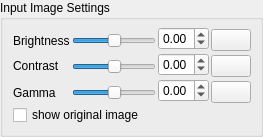
             <widget class="QWidget" name="page">
              <property name="sizePolicy">
               <sizepolicy hsizetype="Preferred" vsizetype="Preferred">
                <horstretch>0</horstretch>
                <verstretch>0</verstretch>
               </sizepolicy>
              </property>
              <property name="minimumSize">
               <size>
                <width>0</width>
                <height>0</height>
               </size>
              </property>
              <property name="maximumSize">
               <size>
                <width>16777215</width>
                <height>16777215</height>
               </size>
              </property>
              <property name="baseSize">
               <size>
                <width>0</width>
                <height>0</height>
               </size>
              </property>
              <layout class="QGridLayout" name="gridLayout_38">
               <property name="leftMargin">
                <number>0</number>
               </property>
               <property name="topMargin">
                <number>0</number>
               </property>
               <property name="rightMargin">
                <number>0</number>
               </property>
               <property name="bottomMargin">
                <number>0</number>
               </property>
               <property name="spacing">
                <number>0</number>
               </property>
               <item row="0" column="0">
                <widget class="QGroupBox" name="imageSettingsGroup">
                 <property name="minimumSize">
                  <size>
                   <width>0</width>
                   <height>0</height>
                  </size>
                 </property>
                 <property name="maximumSize">
                  <size>
                   <width>16777215</width>
                   <height>16777215</height>
                  </size>
                 </property>
                 <property name="title">
                  <string>Input Image Settings</string>
                 </property>
                 <layout class="QGridLayout" name="gridLayout_17">
                  <property name="leftMargin">
                   <number>10</number>
                  </property>
                  <property name="topMargin">
                   <number>6</number>
                  </property>
                  <property name="rightMargin">
                   <number>9</number>
                  </property>
                  <property name="bottomMargin">
                   <number>8</number>
                  </property>
                  <property name="horizontalSpacing">
                   <number>2</number>
                  </property>
                  <property name="verticalSpacing">
                   <number>1</number>
                  </property>
                  <item row="1" column="3">
                   <layout class="QVBoxLayout" name="verticalLayout_20">
                    <property name="spacing">
                     <number>0</number>
                    </property>
                    <item>
                     <spacer name="verticalSpacer_23">
                      <property name="orientation">
                       <enum>Qt::Orientation::Vertical</enum>
                      </property>
                      <property name="sizeType">
                       <enum>QSizePolicy::Policy::Fixed</enum>
                      </property>
                      <property name="sizeHint" stdset="0">
                       <size>
                        <width>1</width>
                        <height>3</height>
                       </size>
                      </property>
                     </spacer>
                    </item>
                    <item>
                     <widget class="QPushButton" name="resetBrightnessButtonMono">
                      <property name="focusPolicy">
                       <enum>Qt::FocusPolicy::NoFocus</enum>
                      </property>
                      <property name="toolTip">
                       <string extracomment="Reset source image brightness.">rest brightness to default value</string>
                      </property>
                      <property name="styleSheet">
                       <string notr="true"/>
                      </property>
                      <property name="text">
                       <string/>
                      </property>
                     </widget>
                    </item>
                   </layout>
                  </item>
                  <item row="1" column="2">
                   <widget class="QDoubleSpinBox" name="brightnessEditMono">
                    <property name="minimumSize">
                     <size>
                      <width>51</width>
                      <height>0</height>
                     </size>
                    </property>
                    <property name="maximumSize">
                     <size>
                      <width>51</width>
                      <height>16777215</height>
                     </size>
                    </property>
                    <property name="baseSize">
                     <size>
                      <width>51</width>
                      <height>0</height>
                     </size>
                    </property>
                    <property name="toolTip">
                     <string extracomment="Adjust source image brightness.">Adjust source image brightness.</string>
                    </property>
                    <property name="keyboardTracking">
                     <bool>false</bool>
                    </property>
                    <property name="minimum">
                     <double>-1.000000000000000</double>
                    </property>
                    <property name="maximum">
                     <double>1.000000000000000</double>
                    </property>
                    <property name="singleStep">
                     <double>0.100000000000000</double>
                    </property>
                   </widget>
                  </item>
                  <item row="3" column="2">
                   <widget class="QDoubleSpinBox" name="gammaEditMono">
                    <property name="minimumSize">
                     <size>
                      <width>51</width>
                      <height>0</height>
                     </size>
                    </property>
                    <property name="maximumSize">
                     <size>
                      <width>51</width>
                      <height>16777215</height>
                     </size>
                    </property>
                    <property name="baseSize">
                     <size>
                      <width>51</width>
                      <height>0</height>
                     </size>
                    </property>
                    <property name="toolTip">
                     <string extracomment="Adjust source image gamma.">Adjust source image gamma.</string>
                    </property>
                    <property name="keyboardTracking">
                     <bool>false</bool>
                    </property>
                    <property name="minimum">
                     <double>-1.000000000000000</double>
                    </property>
                    <property name="maximum">
                     <double>1.000000000000000</double>
                    </property>
                    <property name="singleStep">
                     <double>0.100000000000000</double>
                    </property>
                   </widget>
                  </item>
                  <item row="1" column="0">
                   <layout class="QVBoxLayout" name="verticalLayout_26">
                    <property name="spacing">
                     <number>0</number>
                    </property>
                    <item>
                     <spacer name="verticalSpacer_29">
                      <property name="orientation">
                       <enum>Qt::Orientation::Vertical</enum>
                      </property>
                      <property name="sizeType">
                       <enum>QSizePolicy::Policy::Fixed</enum>
                      </property>
                      <property name="sizeHint" stdset="0">
                       <size>
                        <width>1</width>
                        <height>4</height>
                       </size>
                      </property>
                     </spacer>
                    </item>
                    <item>
                     <widget class="QLabel" name="label_9">
                      <property name="toolTip">
                       <string extracomment="Adjust source image brightness.">Adjust source image brightness.</string>
                      </property>
                      <property name="text">
                       <string>Brightness</string>
                      </property>
                     </widget>
                    </item>
                   </layout>
                  </item>
                  <item row="2" column="0">
                   <layout class="QVBoxLayout" name="verticalLayout_27">
                    <property name="spacing">
                     <number>0</number>
                    </property>
                    <item>
                     <spacer name="verticalSpacer_30">
                      <property name="orientation">
                       <enum>Qt::Orientation::Vertical</enum>
                      </property>
                      <property name="sizeType">
                       <enum>QSizePolicy::Policy::Fixed</enum>
                      </property>
                      <property name="sizeHint" stdset="0">
                       <size>
                        <width>1</width>
                        <height>3</height>
                       </size>
                      </property>
                     </spacer>
                    </item>
                    <item>
                     <widget class="QLabel" name="label_28">
                      <property name="toolTip">
                       <string extracomment="Adjust source image contrast.">Adjust source image contrast.</string>
                      </property>
                      <property name="text">
                       <string>Contrast</string>
                      </property>
                     </widget>
                    </item>
                   </layout>
                  </item>
                  <item row="2" column="3">
                   <layout class="QVBoxLayout" name="verticalLayout_21">
                    <property name="spacing">
                     <number>0</number>
                    </property>
                    <item>
                     <spacer name="verticalSpacer_24">
                      <property name="orientation">
                       <enum>Qt::Orientation::Vertical</enum>
                      </property>
                      <property name="sizeType">
                       <enum>QSizePolicy::Policy::Fixed</enum>
                      </property>
                      <property name="sizeHint" stdset="0">
                       <size>
                        <width>1</width>
                        <height>3</height>
                       </size>
                      </property>
                     </spacer>
                    </item>
                    <item>
                     <widget class="QPushButton" name="resetContrastButtonMono">
                      <property name="focusPolicy">
                       <enum>Qt::FocusPolicy::NoFocus</enum>
                      </property>
                      <property name="toolTip">
                       <string extracomment="Reset source image contrast.">reset contrast to default value</string>
                      </property>
                      <property name="text">
                       <string/>
                      </property>
                     </widget>
                    </item>
                   </layout>
                  </item>
                  <item row="2" column="2">
                   <widget class="QDoubleSpinBox" name="contrastEditMono">
                    <property name="minimumSize">
                     <size>
                      <width>51</width>
                      <height>0</height>
                     </size>
                    </property>
                    <property name="maximumSize">
                     <size>
                      <width>51</width>
                      <height>16777215</height>
                     </size>
                    </property>
                    <property name="baseSize">
                     <size>
                      <width>51</width>
                      <height>0</height>
                     </size>
                    </property>
                    <property name="toolTip">
                     <string extracomment="Adjust source image contrast.">Adjust source image contrast.</string>
                    </property>
                    <property name="keyboardTracking">
                     <bool>false</bool>
                    </property>
                    <property name="minimum">
                     <double>-1.000000000000000</double>
                    </property>
                    <property name="maximum">
                     <double>1.000000000000000</double>
                    </property>
                    <property name="singleStep">
                     <double>0.100000000000000</double>
                    </property>
                   </widget>
                  </item>
                  <item row="3" column="0">
                   <layout class="QVBoxLayout" name="verticalLayout_28">
                    <property name="spacing">
                     <number>0</number>
                    </property>
                    <item>
                     <spacer name="verticalSpacer_31">
                      <property name="orientation">
                       <enum>Qt::Orientation::Vertical</enum>
                      </property>
                      <property name="sizeType">
                       <enum>QSizePolicy::Policy::Fixed</enum>
                      </property>
                      <property name="sizeHint" stdset="0">
                       <size>
                        <width>1</width>
                        <height>4</height>
                       </size>
                      </property>
                     </spacer>
                    </item>
                    <item>
                     <widget class="QLabel" name="label_29">
                      <property name="toolTip">
                       <string extracomment="Adjust source image gamma.">Adjust source image gamma.</string>
                      </property>
                      <property name="text">
                       <string>Gamma</string>
                      </property>
                     </widget>
                    </item>
                   </layout>
                  </item>
                  <item row="1" column="1">
                   <layout class="QVBoxLayout" name="verticalLayout_23">
                    <property name="spacing">
                     <number>0</number>
                    </property>
                    <item>
                     <spacer name="verticalSpacer_26">
                      <property name="orientation">
                       <enum>Qt::Orientation::Vertical</enum>
                      </property>
                      <property name="sizeType">
                       <enum>QSizePolicy::Policy::Fixed</enum>
                      </property>
                      <property name="sizeHint" stdset="0">
                       <size>
                        <width>1</width>
                        <height>5</height>
                       </size>
                      </property>
                     </spacer>
                    </item>
                    <item>
                     <widget class="QSlider" name="brightnessSliderMono">
                      <property name="focusPolicy">
                       <enum>Qt::FocusPolicy::NoFocus</enum>
                      </property>
                      <property name="toolTip">
                       <string extracomment="Adjust source image brightness.">adjusts the image's brightness</string>
                      </property>
                      <property name="minimum">
                       <number>-100</number>
                      </property>
                      <property name="maximum">
                       <number>100</number>
                      </property>
                      <property name="tracking">
                       <bool>false</bool>
                      </property>
                      <property name="orientation">
                       <enum>Qt::Orientation::Horizontal</enum>
                      </property>
                     </widget>
                    </item>
                   </layout>
                  </item>
                  <item row="3" column="1">
                   <layout class="QVBoxLayout" name="verticalLayout_25">
                    <property name="spacing">
                     <number>0</number>
                    </property>
                    <item>
                     <spacer name="verticalSpacer_28">
                      <property name="orientation">
                       <enum>Qt::Orientation::Vertical</enum>
                      </property>
                      <property name="sizeType">
                       <enum>QSizePolicy::Policy::Fixed</enum>
                      </property>
                      <property name="sizeHint" stdset="0">
                       <size>
                        <width>1</width>
                        <height>5</height>
                       </size>
                      </property>
                     </spacer>
                    </item>
                    <item>
                     <widget class="QSlider" name="gammaSliderMono">
                      <property name="focusPolicy">
                       <enum>Qt::FocusPolicy::NoFocus</enum>
                      </property>
                      <property name="toolTip">
                       <string extracomment="Adjust source image gamma.">adjusts the image's gamma</string>
                      </property>
                      <property name="minimum">
                       <number>-100</number>
                      </property>
                      <property name="maximum">
                       <number>100</number>
                      </property>
                      <property name="tracking">
                       <bool>false</bool>
                      </property>
                      <property name="orientation">
                       <enum>Qt::Orientation::Horizontal</enum>
                      </property>
                     </widget>
                    </item>
                   </layout>
                  </item>
                  <item row="3" column="3">
                   <layout class="QVBoxLayout" name="verticalLayout_22">
                    <property name="spacing">
                     <number>0</number>
                    </property>
                    <item>
                     <spacer name="verticalSpacer_25">
                      <property name="orientation">
                       <enum>Qt::Orientation::Vertical</enum>
                      </property>
                      <property name="sizeType">
                       <enum>QSizePolicy::Policy::Fixed</enum>
                      </property>
                      <property name="sizeHint" stdset="0">
                       <size>
                        <width>1</width>
                        <height>3</height>
                       </size>
                      </property>
                     </spacer>
                    </item>
                    <item>
                     <widget class="QPushButton" name="resetGammaButtonMono">
                      <property name="focusPolicy">
                       <enum>Qt::FocusPolicy::NoFocus</enum>
                      </property>
                      <property name="toolTip">
                       <string extracomment="Reset source image gamma.">reset gamma to default value</string>
                      </property>
                      <property name="text">
                       <string/>
                      </property>
                     </widget>
                    </item>
                   </layout>
                  </item>
                  <item row="4" column="0" colspan="2">
                   <widget class="QCheckBox" name="showOriginalMono">
                    <property name="minimumSize">
                     <size>
                      <width>0</width>
                      <height>22</height>
                     </size>
                    </property>
                    <property name="focusPolicy">
                     <enum>Qt::FocusPolicy::NoFocus</enum>
                    </property>
                    <property name="toolTip">
                     <string extracomment="Toggle between original image and dithered image.">Toggle between original image and dithered image.</string>
                    </property>
                    <property name="text">
                     <string>show original image</string>
                    </property>
                   </widget>
                  </item>
                  <item row="2" column="1">
                   <layout class="QVBoxLayout" name="verticalLayout_24">
                    <property name="spacing">
                     <number>0</number>
                    </property>
                    <item>
                     <spacer name="verticalSpacer_27">
                      <property name="orientation">
                       <enum>Qt::Orientation::Vertical</enum>
                      </property>
                      <property name="sizeType">
                       <enum>QSizePolicy::Policy::Fixed</enum>
                      </property>
                      <property name="sizeHint" stdset="0">
                       <size>
                        <width>1</width>
                        <height>5</height>
                       </size>
                      </property>
                     </spacer>
                    </item>
                    <item>
                     <widget class="QSlider" name="contrastSliderMono">
                      <property name="focusPolicy">
                       <enum>Qt::FocusPolicy::NoFocus</enum>
                      </property>
                      <property name="toolTip">
                       <string extracomment="Adjust source image contrast.">adjusts the image's contrast</string>
                      </property>
                      <property name="minimum">
                       <number>-100</number>
                      </property>
                      <property name="maximum">
                       <number>100</number>
                      </property>
                      <property name="tracking">
                       <bool>false</bool>
                      </property>
                      <property name="orientation">
                       <enum>Qt::Orientation::Horizontal</enum>
                      </property>
                     </widget>
                    </item>
                   </layout>
                  </item>
                  <item row="0" column="0">
                   <spacer name="verticalSpacer_32">
                    <property name="orientation">
                     <enum>Qt::Orientation::Vertical</enum>
                    </property>
                    <property name="sizeHint" stdset="0">
                     <size>
                      <width>1</width>
                      <height>0</height>
                     </size>
                    </property>
                   </spacer>
                  </item>
                 </layout>
                </widget>
               </item>
              </layout>
             </widget>
